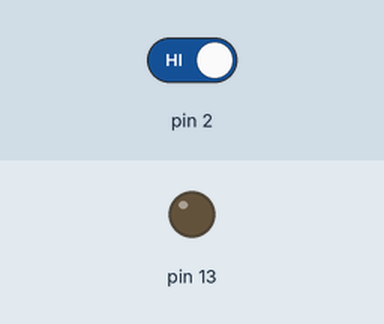
A sketch run on a simulated Arduino Uno, built with avr-gcc and run on an emulated ATmega328P. Shown: output pins drawn as LEDs (lit = HIGH). Dashed ring = blinking. The test bench sets the inputs (shaded band); at power-on: pin 2 HIGH.

Above: at 1.2 s.
1.3 s: pin 2 driven LOW
At 1.45 s:
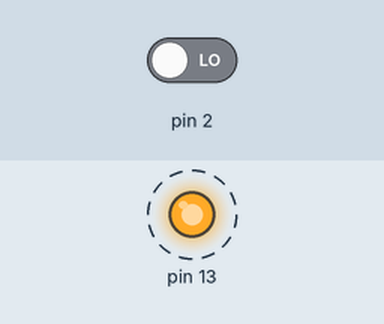
4.3 s: pin 2 driven HIGH
At 4.9 s:
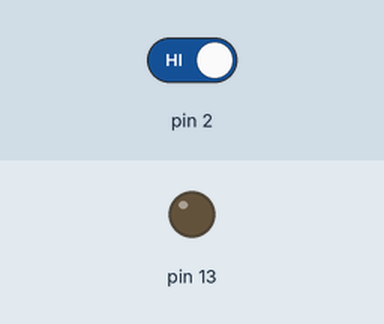
Timing chart, 0 to 7.3 s (numbered marks = the images above; inputs shaded):
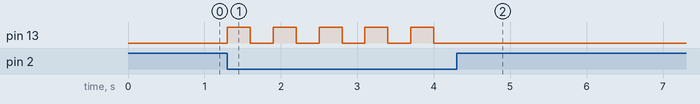

The sketch:

012-Button.ino
```cpp
/*
  012 - Button
*/

void setup() {
  pinMode(13, OUTPUT);
  pinMode(2, INPUT);
}

int stato = LOW;

void loop() {
  if (digitalRead(2)==LOW) {
    stato = !stato;
    digitalWrite(13, stato);
    delay(300);
  }
}
```

Measured:
- after the input at 1.3 s, pin 13: alternates HIGH for 0.30 s and LOW for 0.30 s, starting at once
- after the input at 4.3 s, pin 13: stops changing and stays LOW
